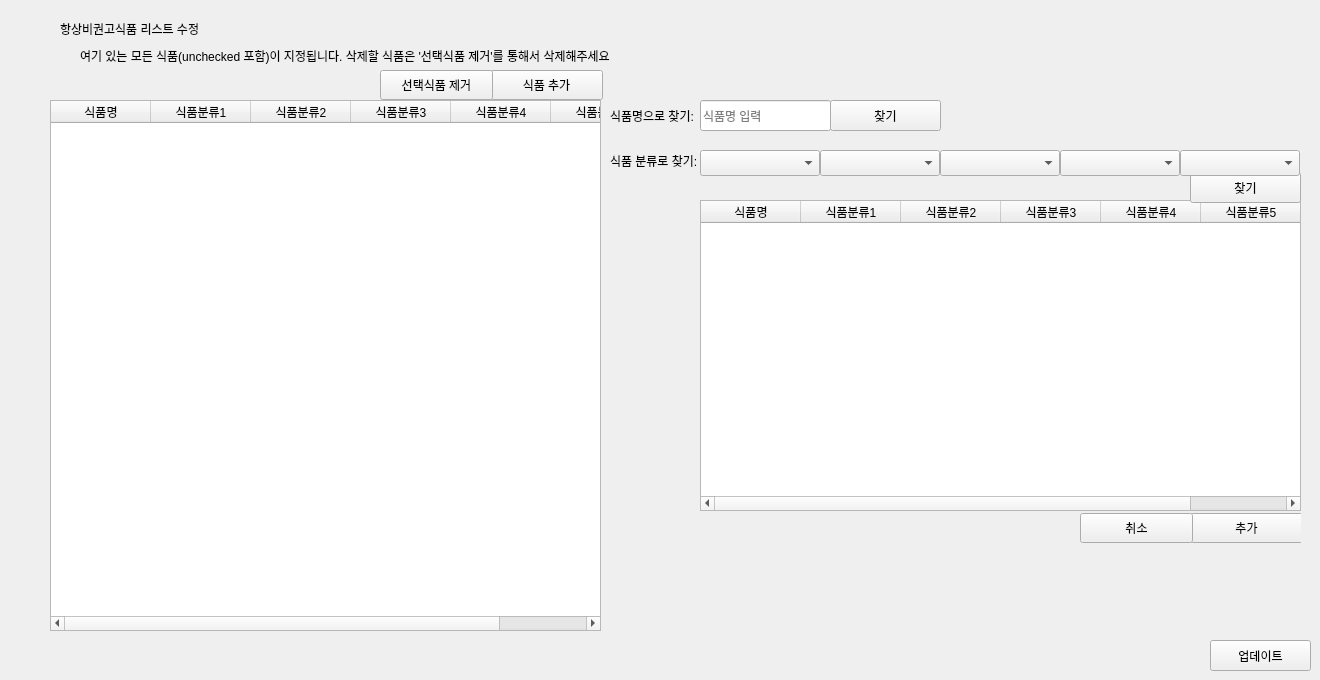
      <widget class="QWidget" name="page_data_ing_7_19">
       <widget class="QWidget" name="widget_25" native="true">
        <property name="geometry">
         <rect>
          <x>0</x>
          <y>0</y>
          <width>1301</width>
          <height>661</height>
         </rect>
        </property>
        <widget class="QLabel" name="label_28">
         <property name="geometry">
          <rect>
           <x>60</x>
           <y>13</y>
           <width>401</width>
           <height>31</height>
          </rect>
         </property>
         <property name="text">
          <string>항상비권고식품 리스트 수정</string>
         </property>
        </widget>
        <widget class="QTableWidget" name="tableWidget_always_unrec_ing_19">
         <property name="geometry">
          <rect>
           <x>50</x>
           <y>100</y>
           <width>551</width>
           <height>531</height>
          </rect>
         </property>
         <column>
          <property name="text">
           <string>식품명</string>
          </property>
         </column>
         <column>
          <property name="text">
           <string>식품분류1</string>
          </property>
         </column>
         <column>
          <property name="text">
           <string>식품분류2</string>
          </property>
         </column>
         <column>
          <property name="text">
           <string>식품분류3</string>
          </property>
         </column>
         <column>
          <property name="text">
           <string>식품분류4</string>
          </property>
         </column>
         <column>
          <property name="text">
           <string>식품분류5</string>
          </property>
         </column>
        </widget>
        <widget class="QWidget" name="widget_popup_add_ing_19" native="true">
         <property name="enabled">
          <bool>true</bool>
         </property>
         <property name="geometry">
          <rect>
           <x>600</x>
           <y>90</y>
           <width>701</width>
           <height>471</height>
          </rect>
         </property>
         <widget class="QComboBox" name="comboBox_ing_category2_19">
          <property name="geometry">
           <rect>
            <x>220</x>
            <y>60</y>
            <width>120</width>
            <height>26</height>
           </rect>
          </property>
         </widget>
         <widget class="QComboBox" name="comboBox_ing_category1_19">
          <property name="geometry">
           <rect>
            <x>100</x>
            <y>60</y>
            <width>120</width>
            <height>26</height>
           </rect>
          </property>
          <property name="currentText">
           <string/>
          </property>
         </widget>
         <widget class="QLabel" name="label_253">
          <property name="geometry">
           <rect>
            <x>10</x>
            <y>50</y>
            <width>101</width>
            <height>41</height>
           </rect>
          </property>
          <property name="text">
           <string>식품 분류로 찾기:</string>
          </property>
         </widget>
         <widget class="QTableWidget" name="tableWidget_ing_candidates_19">
          <property name="geometry">
           <rect>
            <x>100</x>
            <y>110</y>
            <width>601</width>
            <height>311</height>
           </rect>
          </property>
          <column>
           <property name="text">
            <string>식품명</string>
           </property>
          </column>
          <column>
           <property name="text">
            <string>식품분류1</string>
           </property>
          </column>
          <column>
           <property name="text">
            <string>식품분류2</string>
           </property>
          </column>
          <column>
           <property name="text">
            <string>식품분류3</string>
           </property>
          </column>
          <column>
           <property name="text">
            <string>식품분류4</string>
           </property>
          </column>
          <column>
           <property name="text">
            <string>식품분류5</string>
           </property>
          </column>
         </widget>
         <widget class="QLineEdit" name="lineEdit_ing_name_19">
          <property name="geometry">
           <rect>
            <x>100</x>
            <y>10</y>
            <width>131</width>
            <height>31</height>
           </rect>
          </property>
          <property name="placeholderText">
           <string>식품명 입력</string>
          </property>
         </widget>
         <widget class="QPushButton" name="btn_findby_ing_category_19">
          <property name="geometry">
           <rect>
            <x>590</x>
            <y>82</y>
            <width>111</width>
            <height>31</height>
           </rect>
          </property>
          <property name="text">
           <string>찾기</string>
          </property>
         </widget>
         <widget class="QLabel" name="label_254">
          <property name="geometry">
           <rect>
            <x>10</x>
            <y>10</y>
            <width>101</width>
            <height>31</height>
           </rect>
          </property>
          <property name="text">
           <string>식품명으로 찾기:</string>
          </property>
         </widget>
         <widget class="QPushButton" name="btn_findby_ing_name_19">
          <property name="geometry">
           <rect>
            <x>230</x>
            <y>10</y>
            <width>111</width>
            <height>31</height>
           </rect>
          </property>
          <property name="text">
           <string>찾기</string>
          </property>
         </widget>
         <widget class="QPushButton" name="btn_add_selected_ing_19">
          <property name="geometry">
           <rect>
            <x>590</x>
            <y>423</y>
            <width>113</width>
            <height>30</height>
           </rect>
          </property>
          <property name="text">
           <string>추가</string>
          </property>
         </widget>
         <widget class="QComboBox" name="comboBox_ing_category3_19">
          <property name="geometry">
           <rect>
            <x>340</x>
            <y>60</y>
            <width>120</width>
            <height>26</height>
           </rect>
          </property>
         </widget>
         <widget class="QComboBox" name="comboBox_ing_category4_19">
          <property name="geometry">
           <rect>
            <x>460</x>
            <y>60</y>
            <width>120</width>
            <height>26</height>
           </rect>
          </property>
         </widget>
         <widget class="QComboBox" name="comboBox_ing_category5_19">
          <property name="geometry">
           <rect>
            <x>580</x>
            <y>60</y>
            <width>120</width>
            <height>26</height>
           </rect>
          </property>
         </widget>
         <widget class="QPushButton" name="btn_cancel_popup_ing_19">
          <property name="geometry">
           <rect>
            <x>480</x>
            <y>423</y>
            <width>113</width>
            <height>30</height>
           </rect>
          </property>
          <property name="text">
           <string>취소</string>
          </property>
         </widget>
        </widget>
        <widget class="QPushButton" name="btn_lookup_ing_19">
         <property name="geometry">
          <rect>
           <x>490</x>
           <y>70</y>
           <width>113</width>
           <height>30</height>
          </rect>
         </property>
         <property name="text">
          <string>식품 추가</string>
         </property>
        </widget>
        <widget class="QPushButton" name="btn_delete_selected_ings_19">
         <property name="geometry">
          <rect>
           <x>380</x>
           <y>70</y>
           <width>113</width>
           <height>30</height>
          </rect>
         </property>
         <property name="text">
          <string>선택식품 제거</string>
         </property>
        </widget>
        <widget class="QLabel" name="label_49">
         <property name="geometry">
          <rect>
           <x>80</x>
           <y>40</y>
           <width>561</width>
           <height>31</height>
          </rect>
         </property>
         <property name="text">
          <string>여기 있는 모든 식품(unchecked 포함)이 지정됩니다. 삭제할 식품은 '선택식품 제거'를 통해서 삭제해주세요</string>
         </property>
        </widget>
       </widget>
       <widget class="QWidget" name="widget_26" native="true">
        <property name="geometry">
         <rect>
          <x>1100</x>
          <y>620</y>
          <width>211</width>
          <height>51</height>
         </rect>
        </property>
        <widget class="QPushButton" name="btn_save_19">
         <property name="geometry">
          <rect>
           <x>110</x>
           <y>20</y>
           <width>101</width>
           <height>31</height>
          </rect>
         </property>
         <property name="text">
          <string>업데이트</string>
         </property>
        </widget>
       </widget>
      </widget>
